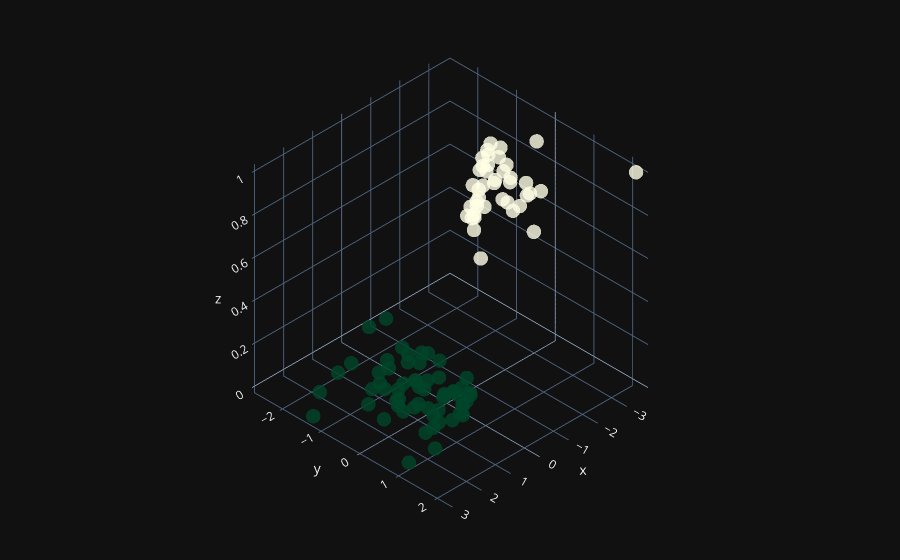

Here is the notebook cell this chart was saved with:
### Markdown cell above
# Affichage 3D de la fonction de décision

### Code cell
fig = go.Figure(data=[go.Scatter3d( 
    x=X[:, 0].flatten(),
    y=X[:, 1].flatten(),
    z=y.flatten(),
    mode='markers',
    marker=dict(
        size=5,
        color=y.flatten(),                
        colorscale='YlGn',  
        opacity=0.8,
        reversescale=True
    )
)])

fig.update_layout(template= "plotly_dark", margin=dict(l=0, r=0, b=0, t=0))
fig.layout.scene.camera.projection.type = "orthographic"
fig.show()
